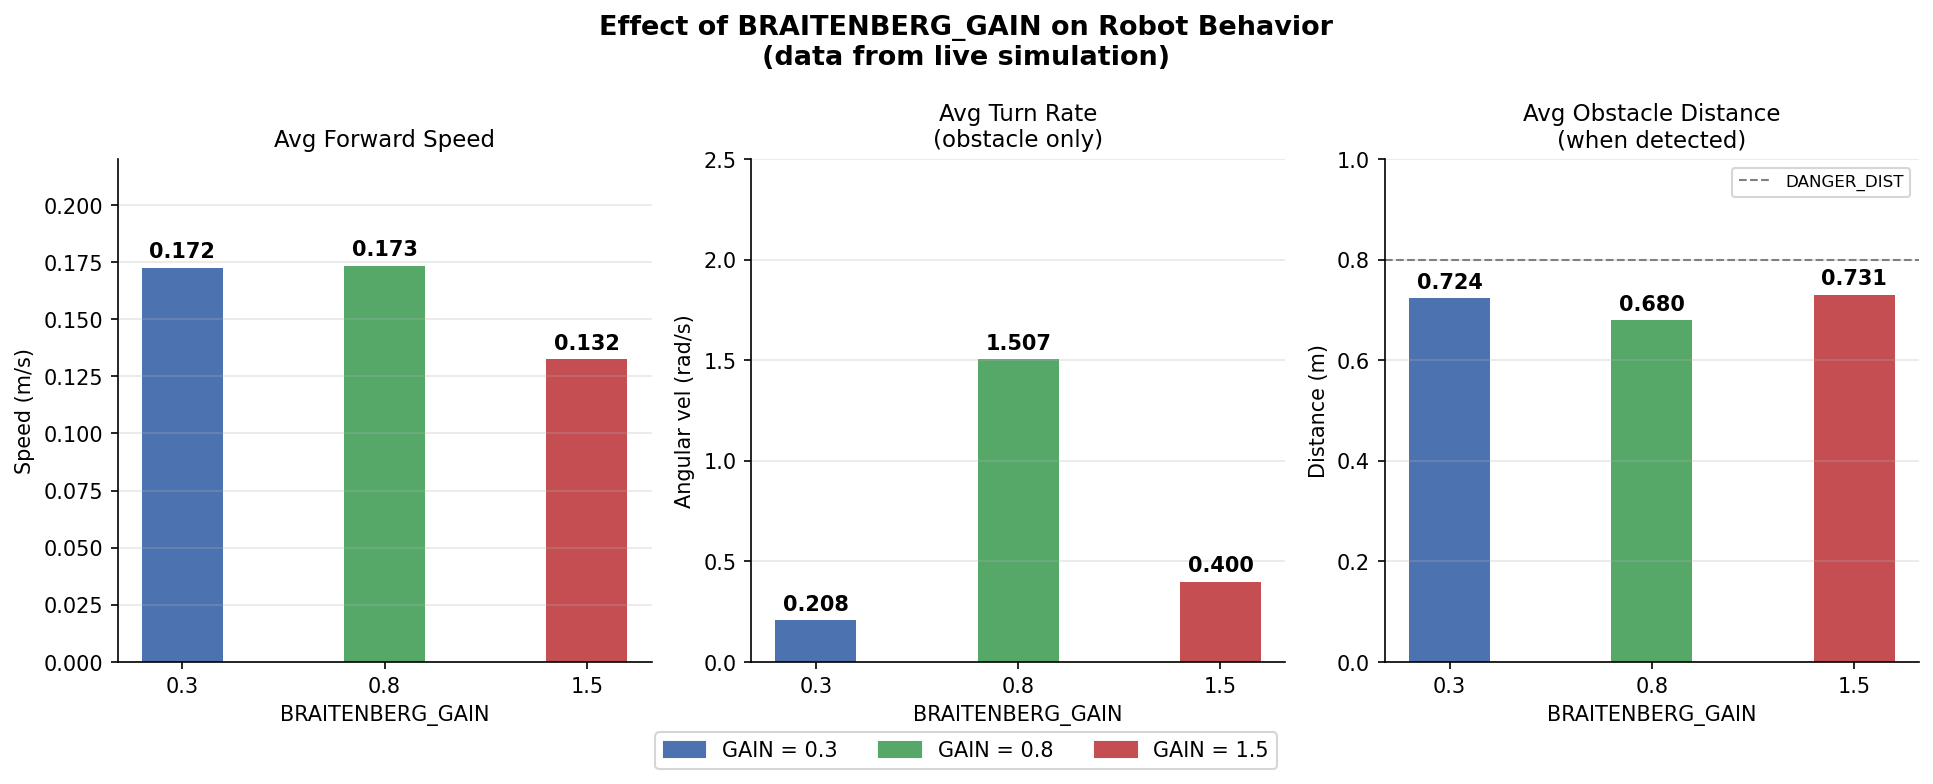

Source code (Python):
import csv
import math
import matplotlib.pyplot as plt
import matplotlib.patches as mpatches

gains     = [0.3, 0.8, 1.5]
colors    = ['#4C72B0', '#55A868', '#C44E52']

avg_speed     = []
avg_turn_rate = []
avg_obs_dist  = []

for g in gains:
    path = f'/home/masum/braitenberg_ws/gain_log_{g}.csv'
    speeds, turns, dists = [], [], []
    try:
        with open(path) as f:
            reader = csv.DictReader(f)
            for row in reader:
                speeds.append(float(row['v']))
                # only count turning when obstacle present
                if int(row['obstacle']) == 1:
                    turns.append(abs(float(row['w'])))
                    dists.append(float(row['obs_dist']))
        avg_speed.append(sum(speeds)/len(speeds) if speeds else 0)
        avg_turn_rate.append(sum(turns)/len(turns) if turns else 0)
        avg_obs_dist.append(sum(dists)/len(dists) if dists else 0)
        print(f'GAIN={g}: {len(speeds)} samples, '
              f'avg_v={avg_speed[-1]:.3f}, '
              f'avg_w={avg_turn_rate[-1]:.3f}, '
              f'avg_obs={avg_obs_dist[-1]:.3f}')
    except FileNotFoundError:
        print(f'Missing log file for GAIN={g} — run the robot first')
        avg_speed.append(0)
        avg_turn_rate.append(0)
        avg_obs_dist.append(0)

fig, axes = plt.subplots(1, 3, figsize=(13, 5))
fig.suptitle('Effect of BRAITENBERG_GAIN on Robot Behavior\n(data from live simulation)',
             fontsize=13, fontweight='bold')

def bar_plot(ax, values, title, ylabel, ylim, extra_fn=None):
    bars = ax.bar([str(g) for g in gains], values, color=colors, width=0.4)
    ax.set_title(title, fontsize=11)
    ax.set_xlabel('BRAITENBERG_GAIN')
    ax.set_ylabel(ylabel)
    ax.set_ylim(0, ylim)
    ax.spines['top'].set_visible(False)
    ax.spines['right'].set_visible(False)
    ax.grid(axis='y', alpha=0.3)
    if extra_fn:
        extra_fn(ax)
    for bar, val in zip(bars, values):
        ax.text(bar.get_x() + bar.get_width()/2, val + ylim*0.02,
                f'{val:.3f}', ha='center', fontsize=10, fontweight='bold')

bar_plot(axes[0], avg_speed,     'Avg Forward Speed',              'Speed (m/s)',        0.22)
bar_plot(axes[1], avg_turn_rate, 'Avg Turn Rate\n(obstacle only)', 'Angular vel (rad/s)',2.5)
bar_plot(axes[2], avg_obs_dist,  'Avg Obstacle Distance\n(when detected)', 'Distance (m)', 1.0,
         lambda ax: ax.axhline(y=0.8, color='gray', linestyle='--',
                               linewidth=1, label='DANGER_DIST'))

axes[2].legend(fontsize=8)

patches = [mpatches.Patch(color=colors[i], label=f'GAIN = {g}')
           for i, g in enumerate(gains)]
fig.legend(handles=patches, loc='lower center', ncol=3,
           fontsize=10, bbox_to_anchor=(0.5, -0.04))

plt.tight_layout()
out = '/home/masum/braitenberg_ws/gain_analysis.png'
plt.savefig(out, dpi=150, bbox_inches='tight')
plt.show()
print(f'saved → {out}')
